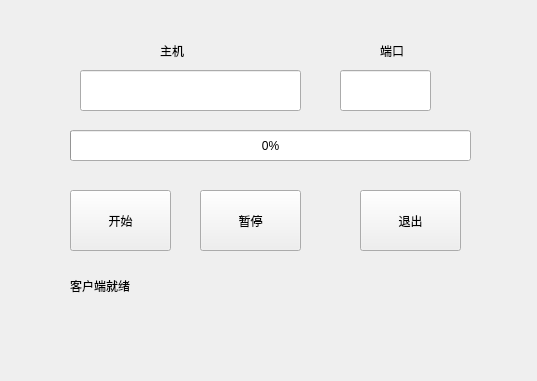
<?xml version="1.0" encoding="UTF-8"?>
<ui version="4.0">
 <class>tcpClientFileSend</class>
 <widget class="QMainWindow" name="tcpClientFileSend">
  <property name="geometry">
   <rect>
    <x>0</x>
    <y>0</y>
    <width>537</width>
    <height>381</height>
   </rect>
  </property>
  <property name="windowTitle">
   <string>tcpClientFileSend</string>
  </property>
  <widget class="QWidget" name="centralWidget">
   <widget class="QPushButton" name="startButton">
    <property name="geometry">
     <rect>
      <x>70</x>
      <y>190</y>
      <width>101</width>
      <height>61</height>
     </rect>
    </property>
    <property name="text">
     <string>开始</string>
    </property>
   </widget>
   <widget class="QPushButton" name="quitButton">
    <property name="geometry">
     <rect>
      <x>360</x>
      <y>190</y>
      <width>101</width>
      <height>61</height>
     </rect>
    </property>
    <property name="text">
     <string>退出</string>
    </property>
   </widget>
   <widget class="QPushButton" name="pauseButton">
    <property name="geometry">
     <rect>
      <x>200</x>
      <y>190</y>
      <width>101</width>
      <height>61</height>
     </rect>
    </property>
    <property name="text">
     <string>暂停</string>
    </property>
   </widget>
   <widget class="QProgressBar" name="clientProgressBar">
    <property name="geometry">
     <rect>
      <x>70</x>
      <y>130</y>
      <width>401</width>
      <height>31</height>
     </rect>
    </property>
    <property name="value">
     <number>0</number>
    </property>
   </widget>
   <widget class="QLabel" name="clientStatusLabel">
    <property name="geometry">
     <rect>
      <x>70</x>
      <y>270</y>
      <width>371</width>
      <height>31</height>
     </rect>
    </property>
    <property name="text">
     <string>客户端就绪</string>
    </property>
   </widget>
   <widget class="QLabel" name="labelRate">
    <property name="geometry">
     <rect>
      <x>70</x>
      <y>320</y>
      <width>361</width>
      <height>41</height>
     </rect>
    </property>
    <property name="text">
     <string/>
    </property>
   </widget>
   <widget class="QLineEdit" name="lineEditHost">
    <property name="geometry">
     <rect>
      <x>80</x>
      <y>70</y>
      <width>221</width>
      <height>41</height>
     </rect>
    </property>
   </widget>
   <widget class="QLabel" name="label">
    <property name="geometry">
     <rect>
      <x>160</x>
      <y>40</y>
      <width>41</width>
      <height>21</height>
     </rect>
    </property>
    <property name="text">
     <string>主机</string>
    </property>
   </widget>
   <widget class="QLineEdit" name="lineEditPort">
    <property name="geometry">
     <rect>
      <x>340</x>
      <y>70</y>
      <width>91</width>
      <height>41</height>
     </rect>
    </property>
   </widget>
   <widget class="QLabel" name="label_2">
    <property name="geometry">
     <rect>
      <x>380</x>
      <y>40</y>
      <width>31</width>
      <height>21</height>
     </rect>
    </property>
    <property name="text">
     <string>端口</string>
    </property>
   </widget>
  </widget>
 </widget>
 <layoutdefault spacing="6" margin="11"/>
 <resources/>
 <connections/>
</ui>
